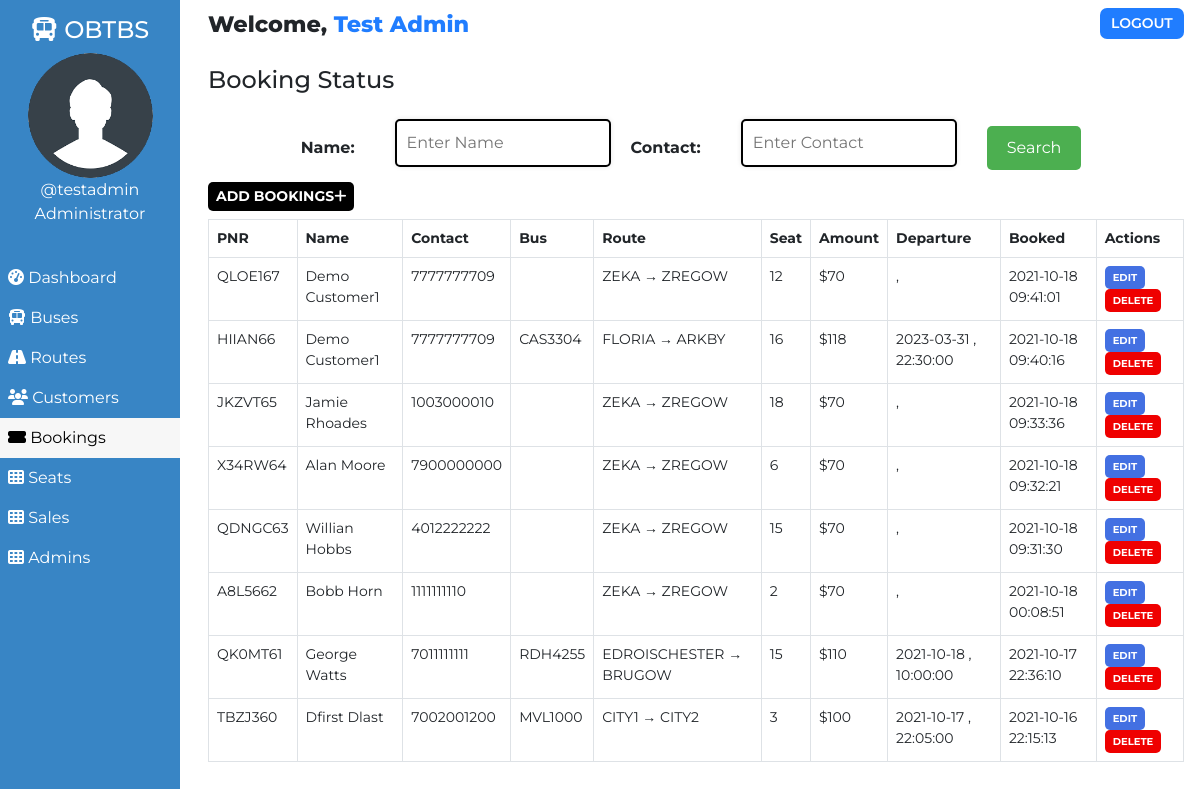
Page /admin/booking.php (signed in) on the committed database.
### tables this page shows
CREATE TABLE `users` (
  `user_id` int(11) NOT NULL,
  `user_fullname` varchar(100) NOT NULL,
  `user_name` varchar(30) NOT NULL,
  `user_password` varchar(255) NOT NULL,
  `user_created` datetime NOT NULL DEFAULT CURRENT_TIMESTAMP
);

CREATE TABLE `bookings` (
  `id` int(100) NOT NULL,
  `booking_id` varchar(255) NOT NULL DEFAULT '',
  `customer_id` varchar(255) NOT NULL,
  `route_id` varchar(255) NOT NULL,
  `customer_route` varchar(200) NOT NULL,
  `booked_amount` int(100) NOT NULL,
  `booked_seat` varchar(100) NOT NULL,
  `booking_created` datetime NOT NULL DEFAULT CURRENT_TIMESTAMP
);

CREATE TABLE `customers` (
  `id` int(100) NOT NULL,
  `customer_id` varchar(255) NOT NULL,
  `customer_name` varchar(30) NOT NULL,
  `customer_phone` varchar(10) NOT NULL,
  `customer_password` varchar(255) NOT NULL,
  `customer_created` datetime NOT NULL DEFAULT CURRENT_TIMESTAMP
);

CREATE TABLE `routes` (
  `id` int(100) NOT NULL,
  `route_id` varchar(255) NOT NULL,
  `bus_no` varchar(155) NOT NULL,       
  `route_cities` varchar(255) NOT NULL,
  `route_dep_date` date NOT NULL,
  `route_dep_time` time NOT NULL,
  `route_step_cost` int(100) NOT NULL,
  `route_created` datetime NOT NULL DEFAULT CURRENT_TIMESTAMP
);

### assets/partials/_functions.php (called while the page is built, shortened)
<?php
    function get_from_table($conn, $table, $primaryKey, $pKeyValue, $toget)
    {
        $sql = "SELECT * FROM $table WHERE $primaryKey='$pKeyValue'";
        $result = mysqli_query($conn, $sql);
        $row = mysqli_fetch_assoc($result);
        if($row)
        {
            return $row["$toget"];
        }
        return false;
    }
?>

### admin/booking.php (the view, shortened to what this page needs)
<!DOCTYPE html>
<html lang="en">
<head>
    <link href="https://cdn.jsdelivr.net/npm/bootstrap@5.0.1/dist/css/bootstrap.min.css" rel="stylesheet">
    <?php
        $page="booking";
    ?>
</head>
<body>
    <?php require '../assets/partials/_admin-header.php';?>
        <?php
            $resultSql = "SELECT * FROM `bookings` ORDER BY booking_created DESC";
            $resultSqlResult = mysqli_query($conn, $resultSql);
            if(!mysqli_num_rows($resultSqlResult)){ ?>
                <div class="container mt-4">
                    <div id="noCustomers" class="alert alert-dark " role="alert">
                        <h1 class="alert-heading">No Bookings Found!!</h1>
                        <p class="fw-light">Be the first person to add one!</p>
                        <hr>
                        <div id="addCustomerAlert" class="alert alert-success" role="alert">
                                Click on <button id="add-button" class="button btn-sm"type="button"data-bs-toggle="modal" data-bs-target="#addModal">ADD <i class="fas fa-plus"></i></button> to add a booking!
                        </div>
                    </div>
                </div>
            <?php }
            else { ?>
            <section id="booking">
                <div id="head">
                    <h4>Booking Status</h4>
                </div>
                <form method="GET" style = " display: flex;
  justify-content: center;
  align-items: center;
  padding: 5px;
    margin-top: 10px;
  margin-right: 20px; " >
                  <label for="name" style= " font-weight: bold;
  padding: 10px;
  margin-top: 10px;
  margin-right: 20px;">Name: </label>
                  <input type="text" name="name" id="name"  placeholder="Enter Name" style= " padding: 10px;
  margin : 10px;
  border : 2px solid black;
  border-radius: 5px;
  box-shadow: 0 0 5px rgba(0, 0, 0, 0.1);">
                  <br>
                  <label for="contact" style = " font-weight: bold;
  padding: 10px;
  margin-top: 10px;
  margin-right: 20px;">Contact: </label>
                  <input type="text" name="contact" id="contact"  placeholder="Enter Contact" style = "  padding: 10px;
  margin: 10px;
  border : 2px solid black;
  border-radius: 5px;
  box-shadow: 0 0 5px rgba(0, 0, 0, 0.1);">
                  <br>
                  <input type="submit" value="Search" style = "  background-color: #4CAF50;
    color: white;
    padding: 10px 20px;
    border: none;
    border-radius: 5px;
    cursor: pointer;
    margin-top: 10px;
      margin-left: 20px;
">
                </form>
                <div id="booking-results">
                    <div>
                        <button id="add-button" class="button btn-sm"type="button"data-bs-toggle="modal" data-bs-target="#addModal">Add Bookings<i class="fas fa-plus"></i></button>
                    </div>
                    <table class="table table-hover table-bordered">
                        <thead>
                            <th>PNR</th>
                            <th>Name</th>
                            <th>Contact</th>
                            <th>Bus</th>
                            <th>Route</th>
                            <th>Seat</th>
                            <th>Amount</th>
                            <th>Departure</th>
                            <th>Booked</th>
                            <th>Actions</th>
                        </thead>
                        <?php
                            while($row = mysqli_fetch_assoc($resultSqlResult))
                            {
                                $id = $row["id"];
                                $customer_id = $row["customer_id"];
                                $route_id = $row["route_id"];
                                $pnr = $row["booking_id"];
                                $customer_name = get_from_table($conn, "customers","customer_id", $customer_id, "customer_name");
                                $customer_phone = get_from_table($conn,"customers","customer_id", $customer_id, "customer_phone");
                                $bus_no = get_from_table($conn, "routes", "route_id", $route_id, "bus_no");
                                $route = $row["customer_route"];
                                $booked_seat = $row["booked_seat"];
                                $booked_amount = $row["booked_amount"];
                                $dep_date = get_from_table($conn, "routes", "route_id", $route_id, "route_dep_date");
                                $dep_time = get_from_table($conn, "routes", "route_id", $route_id, "route_dep_time");
                                $booked_timing = $row["booking_created"];
                        ?>
                        <tr>
                            <td>
                                <?php
                                    echo $pnr;
                                ?>
                            </td>
                            <td>
                                <?php
                                    echo $customer_name;
                                ?>
                            </td>
                            <td>
                                <?php
                                    echo $customer_phone;
                                ?>
                            </td>
                            <td>
                                <?php
                                    echo $bus_no;
                                ?>
                            </td>
                            <td>
                                <?php
                                    echo $route;
                                ?>
                            </td>
                            <td>
                                <?php
                                    echo $booked_seat;
                                ?>
                            </td>
                            <td>
                                <?php
                                    echo '$'.$booked_amount;
                                ?>
                            </td>
                            <td>
                                <?php
                                    echo $dep_date . " , ". $dep_time;
                                ?>
                            </td>
                            <td>
                                <?php
                                    echo $booked_timing;
                                ?>
                            </td>
                            <td>
                            <button class="button btn-sm edit-button" data-link="<?php echo $_SERVER['REQUEST_URI']; ?>" data-customerid="<?php
                                                echo $customer_id;?>" data-id="<?php
                                                echo $id;?>" data-name="<?php
                                                echo $customer_name;?>" data-phone="<?php
                                                echo $customer_phone;?>" >Edit</button>
                                <button class="button delete-button btn-sm" data-bs-toggle="modal" data-bs-target="#deleteModal"
                                data-id="<?php
                                                echo $id;?>" data-bookedseat="<?php
                                                echo $booked_seat;
                                            ?>" data-routeid="<?php
                                            echo $route_id;
                                        ?>"> Delete</button>
                            </td>
                        </tr>
                        <?php
                        }
                    ?>
                    </table>
                </div>
            </section>
            <?php } ?>
        </div>
    </main>
</body>
</html>

### assets/partials/_admin-header.php
<?php
    require '_functions.php';
    $conn = db_connect();
    $user_id = $_SESSION['user_id'];
    $sql = "SELECT * FROM users WHERE user_id = $user_id";
    $result = mysqli_query($conn, $sql);
    if($row = mysqli_fetch_assoc($result))
    {
        $user_fullname = $row["user_fullname"];
        $user_name = $row["user_name"];
    }
?>
    <main id="container">
        <div id="sidebar">
            <h4><i class="fas fa-bus"></i> OBTBS</h4>
            <div>
                <img class="adminDp" src="../assets/img/userav-min.png" height="125px" alt="Admin Profile Pic">
                <p>
                    <?php  echo '@'.$user_name;  ?>
                </p>
                <p>Administrator</p>
            </div>
            <ul id="options">
                <li class="option <?php if($page=='dashboard'){ echo 'active';}?>">
                    <a href="./dashboard.php">
                    <i class="fas fa-tachometer-alt"></i> Dashboard
                    </a>
                </li>
                <li class="option <?php if($page=='bus'){ echo 'active';}?>">
                    <a href="./bus.php">
                    <i class="fas fa-bus"></i> Buses
                    </a>
                </li>
                <li class="option <?php if($page=='route'){ echo 'active';}?>">
                    <a href="./route.php">
                    <i class="fas fa-road"></i> Routes
                    </a>
                </li>
                <li class="option <?php if($page=='customer'){ echo 'active';}?>">
                    <a href="./customer.php">
                    <i class="fas fa-users"></i> Customers
                    </a>
                </li>
                <li class="option <?php if($page=='booking'){ echo 'active';}?>">
                    <a href="./booking.php">
                    <i class="fas fa-ticket-alt"></i> Bookings
                    </a>
                </li>
                <li class="option <?php if($page=='seat'){ echo 'active';}?>">
                    <a href="./seat.php">
                    <i class="fas fa-th"></i> Seats
                    </a>
                </li>
<li class="option <?php if($page=='seat'){ echo 'active';}?>">
    <a href="./sales.php">
    <i class="fas fa-th"></i> Sales
    </a>
</li>
<li class="option <?php if($page=='seat'){ echo 'active';}?>">
    <a href="./admin.php">
    <i class="fas fa-th"></i> Admins
    </a>
</li>
            </ul>
        </div>
        <div id="main-content">
            <section id="welcome">
                <ul>
                    <li class="welcome-item">Welcome,
                        <span id="USER">
                            <?php
                                echo $user_fullname;
                            ?>
                        </span>
                    </li>
                    <li class="welcome-item">
                        <button id="logout" class="btn-sm">
                            <a href="../assets/partials/_logout.php">LOGOUT</a>
                        </button>
                    </li>
                </ul>
            </section>

### assets/styles/admin.php (style rules this page uses)
body { margin: 0; box-sizing: border-box; font-family: 'Montserrat', sans-serif; background-color: white; }
html { scroll-behavior: smooth; }
*, *::after, *::before { box-sizing: inherit; }
#USER { color: #207DFF; }
.adminDp { border-radius: 50%; }
#welcome { background-color: white; }
#welcome ul { display: flex; justify-content: space-between; list-style-type: none; padding: 0; margin: 0; }
#welcome li { margin: 0 1rem; padding: 0.5rem 0; }
#welcome li:first-child { font-weight: 800; font-size: 1.4rem; }
#logout { padding: 0.3rem 0.7rem; background-color: #207DFF; font-weight: 600; outline: none; border: none; border-radius: 7px; }
#logout a { color: white; text-decoration: none; }
@media only screen and (min-width:1000px) { #sidebar { text-align: center; background-color: #3885c5; color: white; width: 15%; position: fixed; top: 0%; padding-top: 1rem; z-index: 2; height: 100vh; } }
@media only screen and (min-width:1000px) { #sidebar p { margin: 0; } }
@media only screen and (min-width:1000px) { #sidebar ul { margin-top: 2rem; } }
@media only screen and (min-width:1000px) { #options { list-style-type: none; text-align: left; padding-left: 0; } }
@media only screen and (min-width:1000px) { .option a { display: block; padding: 0.5rem; text-decoration: none; color: inherit; } }
@media only screen and (min-width:1000px) { .active { background-color:#f7f7f7; color:black; } }
@media only screen and (min-width:1000px) { #main-content { margin-left: 16%; } }

### assets/styles/admin-options.php (style rules this page uses)
* { font-family: Montserrat; }
#booking #head, #customer #head, #route #head, #seat #head, #bus #head { padding-top: 1rem; }
#booking, #customer, #route, #bus, #seat { padding: 0 1rem; }
#booking-results > div, #customer-results > div, #route-results > div, #bus-results > div { margin-bottom: 0.5rem; }
#booking-results button, #customer-results button, #route button, #bus-results button { border-radius: 5px; }
.button { border: none; font-weight: bold; text-transform: uppercase; }
#add-button { background-color: black; color: white; }
table { font-size: 14px; }
table th,td { padding-left: 0.3rem; }
table button { color: white; }
.edit-button { background-color: #4370E2; }
.delete-button { background-color: #EF0000; }
.edit-button, .delete-button { font-size: 10px }

### rows in the picture
users: user_name "testadmin", user_fullname "Test Admin"
bookings: booking "QLOE167", customer.customer_name "Demo Customer1", customer.customer_phone "7777777709", customer_route "ZEKA → ZREGOW", booked_seat "12", booked_amount "70", booking_created "2021-10-18 09:41:01"
bookings: booking "HIIAN66", customer.customer_name "Demo Customer1", customer.customer_phone "7777777709", route.bus_no "CAS3304", customer_route "FLORIA → ARKBY", booked_seat "16", booked_amount "118", route.route_dep_date "2023-03-31", route.route_dep_time "22:30:00", booking_created "2021-10-18 09:40:16"
bookings: booking "JKZVT65", customer.customer_name "Jamie Rhoades", customer.customer_phone "1003000010", customer_route "ZEKA → ZREGOW", booked_seat "18", booked_amount "70", booking_created "2021-10-18 09:33:36"
bookings: booking "X34RW64", customer.customer_name "Alan Moore", customer.customer_phone "7900000000", customer_route "ZEKA → ZREGOW", booked_seat "6", booked_amount "70", booking_created "2021-10-18 09:32:21"
bookings: booking "QDNGC63", customer.customer_name "Willian Hobbs", customer.customer_phone "4012222222", customer_route "ZEKA → ZREGOW", booked_seat "15", booked_amount "70", booking_created "2021-10-18 09:31:30"
bookings: booking "A8L5662", customer.customer_name "Bobb Horn", customer.customer_phone "1111111110", customer_route "ZEKA → ZREGOW", booked_seat "2", booked_amount "70", booking_created "2021-10-18 00:08:51"
bookings: booking "QK0MT61", customer.customer_name "George Watts", customer.customer_phone "7011111111", route.bus_no "RDH4255", customer_route "EDROISCHESTER → BRUGOW", booked_seat "15", booked_amount "110", route.route_dep_date "2021-10-18", route.route_dep_time "10:00:00", booking_created "2021-10-17 22:36:10"
bookings: booking "TBZJ360", customer.customer_name "Dfirst Dlast", customer.customer_phone "7002001200", route.bus_no "MVL1000", customer_route "CITY1 → CITY2", booked_seat "3", booked_amount "100", route.route_dep_date "2021-10-17", route.route_dep_time "22:05:00", booking_created "2021-10-16 22:15:13"
